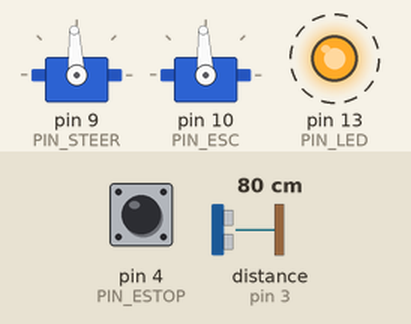
Simulated run of this sketch. Board: Arduino Uno, built with avr-gcc and run on an emulated ATmega328P. Shown: 2 × servo, output pins drawn as LEDs (lit = HIGH). Wiring (inferred from the names in the program): ultrasonic range finder: trigger pin 2; echo pin 3. Dashed ring = blinking. The test bench sets the inputs (shaded band); at power-on: pin 4 (PIN_ESTOP) HIGH, distance to the obstacle (sensor on pin 3) 80 cm. The echo pulse lasts 58.3 µs per cm; pins used as bus, display or sensor lines are not drawn; what the sketch prints to the serial monitor is not drawn.

Above: at 2.05 s.
Timing chart, 0 to 5.0 s (numbered marks = the images above):
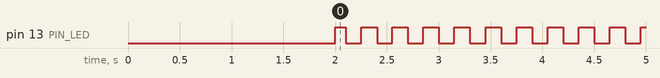

The sketch:

rc_actuator.ino
```cpp
/*
  rc_actuator.ino  -  low-level board for the risk-aware RC car
  ----------------------------------------------------------------
  Runs on an Arduino Uno / Nano. The laptop or Raspberry Pi runs the autopilot
  (python -m rc_car.main --backend serial) and talks to this sketch over USB.

  Host -> Arduino :  "C <steer_us> <esc_us>\n"   (servo pulse widths, 1000-2000 us)
  Arduino -> host :  "R <distance_mm>\n"          (~25 Hz, 0 = no echo / out of range)

  Safety:
    * FAILSAFE: if no valid command arrives for 300 ms -> ESC neutral, steering centred
    * E-STOP button (to GND on pin 4): latches neutral until the board is reset
    * pulses are clamped to safe limits below

  Drive options (pick one with DRIVE_MODE):
    DRIVE_ESC   hobby ESC with a 3-wire servo lead (most RC cars)
    DRIVE_L298N brushed DC motor through an L298N / L9110 H-bridge
*/
#include <Servo.h>

#define DRIVE_ESC   1
#define DRIVE_L298N 2
#define DRIVE_MODE  DRIVE_ESC

// ---------------- pins
const int PIN_STEER = 9;       // steering servo signal
const int PIN_ESC   = 10;      // ESC signal (DRIVE_ESC)
const int PIN_ENA   = 5;       // L298N ENA (PWM)  (DRIVE_L298N)
const int PIN_IN1   = 7;       // L298N IN1
const int PIN_IN2   = 8;       // L298N IN2
const int PIN_TRIG  = 2;       // HC-SR04 trigger
const int PIN_ECHO  = 3;       // HC-SR04 echo
const int PIN_ESTOP = 4;       // push button to GND (optional)
const int PIN_LED   = 13;

// ---------------- limits
const int STEER_MIN_US = 1100, STEER_MAX_US = 1900;
const int ESC_MIN_US = 1250, ESC_MAX_US = 1750, ESC_NEUTRAL_US = 1500;
const unsigned long FAILSAFE_MS = 300;
const unsigned long SONAR_PERIOD_MS = 40;
const unsigned long SONAR_TIMEOUT_US = 15000;     // ~2.5 m

Servo steer;
#if DRIVE_MODE == DRIVE_ESC
Servo esc;
#endif

char buf[40];
uint8_t blen = 0;
unsigned long lastCmd = 0, lastSonar = 0;
bool estop = false;

void drive(int us) {
  us = constrain(us, ESC_MIN_US, ESC_MAX_US);
#if DRIVE_MODE == DRIVE_ESC
  esc.writeMicroseconds(us);
#else
  int v = us - ESC_NEUTRAL_US;                  // -250 .. +250
  if (abs(v) < 20) { analogWrite(PIN_ENA, 0); digitalWrite(PIN_IN1, LOW); digitalWrite(PIN_IN2, LOW); return; }
  bool fwd = v > 0;
  digitalWrite(PIN_IN1, fwd ? HIGH : LOW);
  digitalWrite(PIN_IN2, fwd ? LOW : HIGH);
  analogWrite(PIN_ENA, map(abs(v), 20, 250, 70, 255));
#endif
}

void neutral() {
  drive(ESC_NEUTRAL_US);
  steer.writeMicroseconds((STEER_MIN_US + STEER_MAX_US) / 2);
}

void setup() {
  Serial.begin(115200);
  pinMode(PIN_TRIG, OUTPUT);
  pinMode(PIN_ECHO, INPUT);
  pinMode(PIN_ESTOP, INPUT_PULLUP);
  pinMode(PIN_LED, OUTPUT);
  steer.attach(PIN_STEER);
#if DRIVE_MODE == DRIVE_ESC
  esc.attach(PIN_ESC);
#else
  pinMode(PIN_ENA, OUTPUT); pinMode(PIN_IN1, OUTPUT); pinMode(PIN_IN2, OUTPUT);
#endif
  neutral();
  delay(2000);                                   // let the ESC arm at neutral
}

long readSonarMm() {
  digitalWrite(PIN_TRIG, LOW);  delayMicroseconds(2);
  digitalWrite(PIN_TRIG, HIGH); delayMicroseconds(10);
  digitalWrite(PIN_TRIG, LOW);
  unsigned long us = pulseIn(PIN_ECHO, HIGH, SONAR_TIMEOUT_US);
  if (us == 0) return 0;
  return (long)(us * 0.1715);                    // speed of sound / 2, in mm per us
}

void handleLine(char *line) {
  if (line[0] != 'C') return;
  int s, e;
  if (sscanf(line + 1, "%d %d", &s, &e) != 2) return;
  lastCmd = millis();
  if (estop) return;
  steer.writeMicroseconds(constrain(s, STEER_MIN_US, STEER_MAX_US));
  drive(e);
}

void loop() {
  while (Serial.available()) {
    char ch = Serial.read();
    if (ch == '\n' || ch == '\r') {
      if (blen) { buf[blen] = 0; handleLine(buf); blen = 0; }
    } else if (blen < sizeof(buf) - 1) {
      buf[blen++] = ch;
    }
  }
  if (digitalRead(PIN_ESTOP) == LOW) estop = true;
  if (estop || millis() - lastCmd > FAILSAFE_MS) {
    neutral();
    digitalWrite(PIN_LED, (millis() / 150) % 2);  // fast blink = not driving
  } else {
    digitalWrite(PIN_LED, HIGH);
  }
  if (millis() - lastSonar >= SONAR_PERIOD_MS) {
    lastSonar = millis();
    Serial.print("R ");
    Serial.println(readSonarMm());
  }
}
```

Measured:
- by itself, pin 13 (PIN_LED): alternates HIGH for 0.15 s and LOW for 0.15 s
